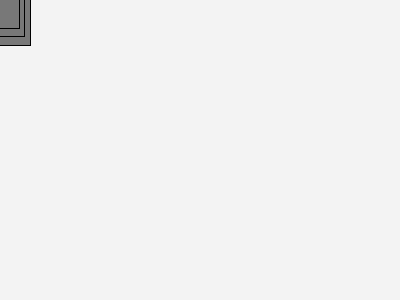
Frame 1 (no input)
Frame 60 (the mouse pressed at the canvas centre just before this capture): identical to frame 1, image omitted
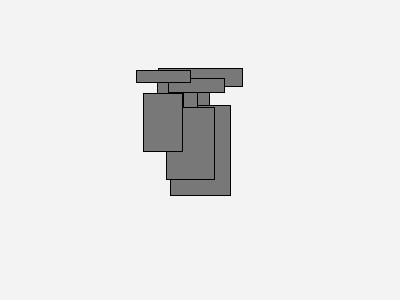
Frame 120 (the mouse held since frame 60 and released just before this capture)

The Processing sketch that drew these frames (run headless with seeded random() and noise(); from frame 60 on, the mouse is pressed at the canvas centre):

// Processing sketch: robot2
// ── robot2.pde
ArrayList<Robot> robots;
int numberOfRobots = 3;

void setup() {
  size(400, 300);
  robots = new ArrayList<Robot>();
  float scale = 0.6;
  for (int i = 0; i < numberOfRobots; ++i) {
    robots.add(new Robot(color(120), scale));
    scale *= 0.8;
  }
}

void draw() { 
  background(243);




  robots.get(0).moveTo(mouseX, mouseY);
  robots.get(0).draw();

  for (int i = 1; i < numberOfRobots; ++i) {
    Robot previousRobot = robots.get(i-1);
    Robot currentRobot = robots.get(i-1);
    robots.get(i).easeTowards(previousRobot.x, previousRobot.y, 0.05);
    robots.get(i).draw();
  }
}



// ── RobotClass.pde
class Robot {
  float x = 0;//location of robot
  float y = 0;//location of robot
  float scale = 1; //size of robot
  int robotColor;

  Robot(int robotColor_, float scale_) {
    robotColor = robotColor_;
    scale = scale_;
  }

  void moveTo(float x_, float y_) {
    x = x_;
    y = y_;
  }

  void draw() {

    //draw a grid to help me draw my robot
    pushMatrix();
    fill(robotColor);
    translate(x, y);

    //draw body of robot
    float bodyWidth = 100 * scale;
    float bodyHeight = 150 * scale;
    float yTopOfBody = -bodyHeight/2;
    rect(-bodyWidth/2, yTopOfBody, bodyWidth, bodyHeight);

    //draw neck of robot
    float neckWidth = 30 * scale;
    float neckHeight = 80*(1+cos(millis() * 0.001)) * scale;
    float yTopOfNeck = yTopOfBody - neckHeight;
    rect(-neckWidth/2, yTopOfNeck, neckWidth, neckHeight);

    //draw head of robot
    float headWidth = 140 * scale;
    float headHeight = 30 * scale;
    float yTopOfHead = yTopOfNeck - headHeight;
    rect(-headWidth/2, yTopOfHead, headWidth, headHeight);
    popMatrix();
  }

  void easeTowards(float targetX, float targetY, float easing) {
    float dx = targetX - x;
    if (abs(dx) > 1) {
      x += dx * easing;
    }

    float dy = targetY - y;
    if (abs(dy) > 1) {
      y += dy * easing;
    }
  }
}
